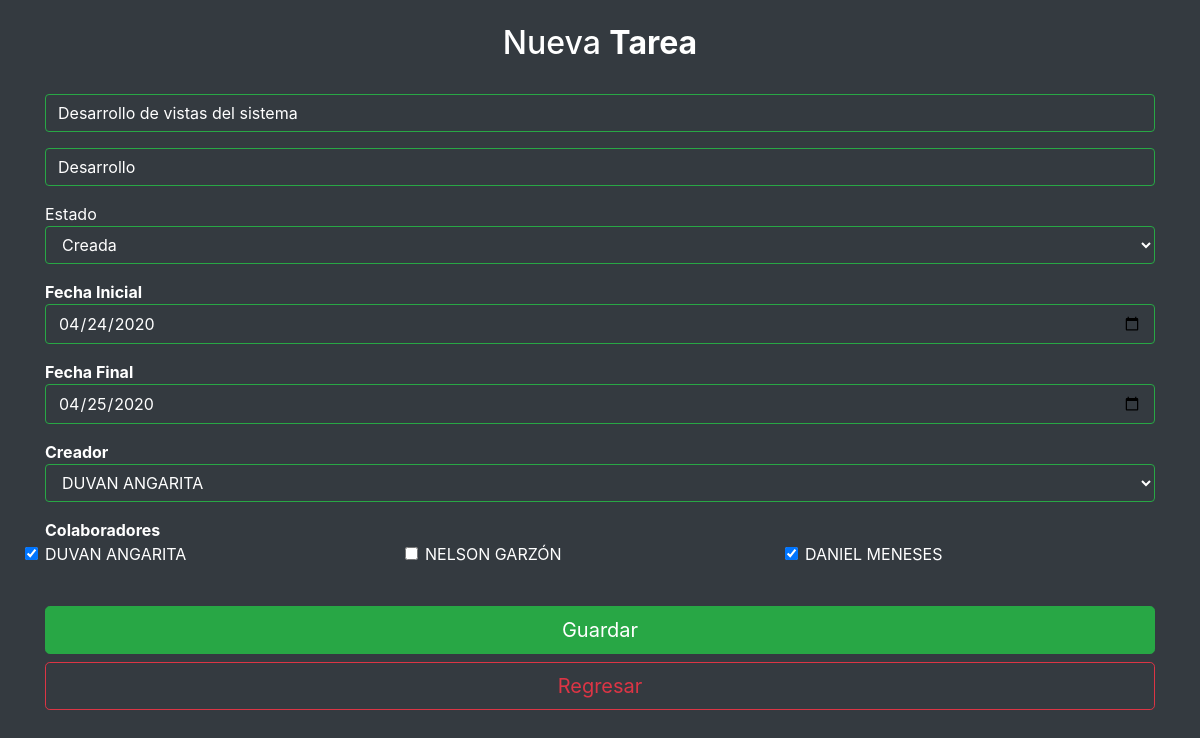
The app's page /?c=task&a=edit&id=1 (signed in) with its own data.
### tables this page shows
CREATE TABLE `task` (
  `id` int(11) NOT NULL,
  `name` varchar(200) NOT NULL,
  `description` varchar(25) NOT NULL,
  `state` int(1) NOT NULL,
  `init_date` date NOT NULL,
  `finish_date` date NOT NULL,
  `person_id` int(11) NOT NULL
);

CREATE TABLE `person` (
  `id` int(11) NOT NULL,
  `name` varchar(200) NOT NULL,
  `identification` varchar(25) NOT NULL,
  `email` varchar(250) NOT NULL,
  `phone` varchar(20) NOT NULL
);

CREATE TABLE `user` (
  `username` varchar(25) NOT NULL,
  `password` varchar(100) NOT NULL,
  `person_id` int(11) NOT NULL
);

### controllers/task.controller.php (called while the page is built, shortened)
<?php
require_once './models/task_model.php';
require_once './models/person_model.php';
class TaskController
{
    private $model;
    private $modelPersona;
    public function __construct()
    {
       $this->model = new task_model();
       $this->modelPersona = new person_model();
    }
    public function edit()
    {
        $id = isset($_GET['id']) ? $_GET['id'] : null;
        $this->model->set_id($id);
        $task = $this->model->get()[0];
        $coworkers = $this->model->getCoworkers($task[0]);
        array_push ( $task , $coworkers );
        $people = $this->modelPersona->list();
        $users = $this->modelPersona->list_person_user();
        require_once "./views/layout/header.php";
        require_once "./views/task/edit.php";
        require_once "./views/layout/footer.php";
    }
}
?>

### config/Connection.php (called while the page is built, shortened)
<?php
class Connection
{
    private $Connection;
    public function __construct()
    {
        $this->Server = "localhost";
        $this->User = "root";
        $this->Password = "";
        $this->Database = "taskmanager";
        $this->Connection = new mysqli($this->Server, $this->User, $this->Password, $this->Database);
    }
    public function ExecSelect($sql)
    {
        try
        {
            $container = $this->Connection->Query($sql);
            return $container->fetch_all();
        }
        catch (\Throwable $th)
        {
            return null;
        }
    }
}
?>

### models/task_model.php (called while the page is built, shortened)
<?php
class task_model
{
    private $id;
    public $db;
    function __construct()
    {
        $this->db = new Connection();
    }
    public function get()
    {
        $sql = "SELECT t.id,t.name,t.description,t.state,t.init_date,t.finish_date,t.person_id,p.name FROM task t, user u, person p WHERE u.person_id=p.id and t.person_id=u.person_id and t.id=$this->id";
        return $this->db->ExecSelect($sql);
    }
    public function getCoworkers($id)
    {
        $sql = "SELECT p.id,p.name FROM taskXperson txp, person p WHERE txp.task_id  = $id and txp.person_id=p.id";
        return $this->db->ExecSelect($sql);
    }
    public function set_id($id)
    {
        $this->id = $id;
    }
}
?>

### models/person_model.php (called while the page is built, shortened)
<?php
class person_model
{
    public $db;
    function __construct()
    {
        $this->db = new Connection();
    }
    public function list()
    {
        $sql = "SELECT p.id, p.name, p.identification, p.email, p.phone, u.username FROM person p LEFT JOIN user u ON u.person_id = p.id";
        return $this->db->ExecSelect($sql);
    }
    public function list_person_user()
    {
        $sql = "SELECT p.id,p.name from user u, person p where p.id = u.person_id ";
        return $this->db->ExecSelect($sql);
    }
}
?>

### views/task/edit.php (the view, shortened to what this page needs)
<div class="row">
    <div class="col-md-12">
        <br>
        <div class="col-sm-12 text-center"><h2 class="text-white">Nueva <b>Tarea</b></h2></div>
        <br>
        <form action="?c=task&a=update" method="POST">
            <div class="form-group">
                <input type="text" name="name" id="name" class='form-control border border-success bg-dark text-white' maxlength="200" required placeholder="Nombre" value="<?=  $task[1] ?>">
            </div>
            <div class="form-group">
                <input type="text" name="description" id="description" class='form-control border border-success bg-dark text-white' maxlength="25" required placeholder="Descripción" value="<?=  $task[2] ?>">
            </div>
            <div class="form-group">
                Estado
                    <select name="state" id="state" class="form-control border border-success bg-dark text-white">
                    <option value="1" <?=  $task[3]=='1' ?"selected":"" ?>>Creada</option>
                </select>
            </div>
            <div class="form-group">
                <b> Fecha Inicial</b>
                <input type="date" name="initDate" id="initDate" class='form-control border border-success bg-dark text-white' maxlength="250" required placeholder="Fecha Inicial" value="<?=  $task[4] ?>">
            </div>
            <div class="form-group">
                <b> Fecha Final</b>
                <input type="date" name="finishDate" id="finishDate" class='form-control border border-success bg-dark text-white' maxlength="250" required placeholder="Fecha Final" value="<?=  $task[5] ?>">
            </div>
            <div class="form-group">
                <b>Creador</b>
                <select name="creator" id="creator" class="form-control border border-success bg-dark text-white">
                    <?php foreach ($users as $user) : ?>
                        <option value="<?= $user[0]?>" <?=$task[6]==$user[0]?"selected":"" ?>><?= strtoupper($user[1])?></option>
                    <?php endforeach; ?>
                </select>
            </div>
            <div class="form-group">
                    <b>Colaboradores</b><br>
                    <div class="row">
                        <?php
                            foreach ($people as $person) :
                                if(count($task[8])>0){
                                    foreach ($task[8] as $coworker) :
                                        if($coworker[0]==$person[0]){
                                            $selected= true;
                                            break;
                                        }else{
                                            $selected= false;
                                        }
                                    endforeach;
                        ?>
                                    <div class="col-md-4">
                                        <input type="checkbox" value="<?= $person[0]?>" name="coworkers[]" <?=$selected==true?"checked":""?>   class="form-check-input"><?= strtoupper($person[1])?></input>
                                    </div>
                        <?php
                                }
                                endforeach;
                        ?>
                    </div>
            </div>
            <br>
            <button type="submit" class="btn btn-lg btn-block btn-success">Guardar</button>
            <a href='?c=task' class='btn btn-outline-danger btn-lg btn-block'>Regresar</a>
        </form>
    </div>
</div>

### records on screen
task: name "Desarrollo de vistas del sistema", description "Desarrollo", state "Creada", initDate "04/24/2020", finishDate "04/25/2020", creator "DUVAN ANGARITA"
user: person.name "DUVAN ANGARITA"
person: id "☑"
person: name "NELSON GARZÓN"
person: id "☑", name "DANIEL MENESES"
